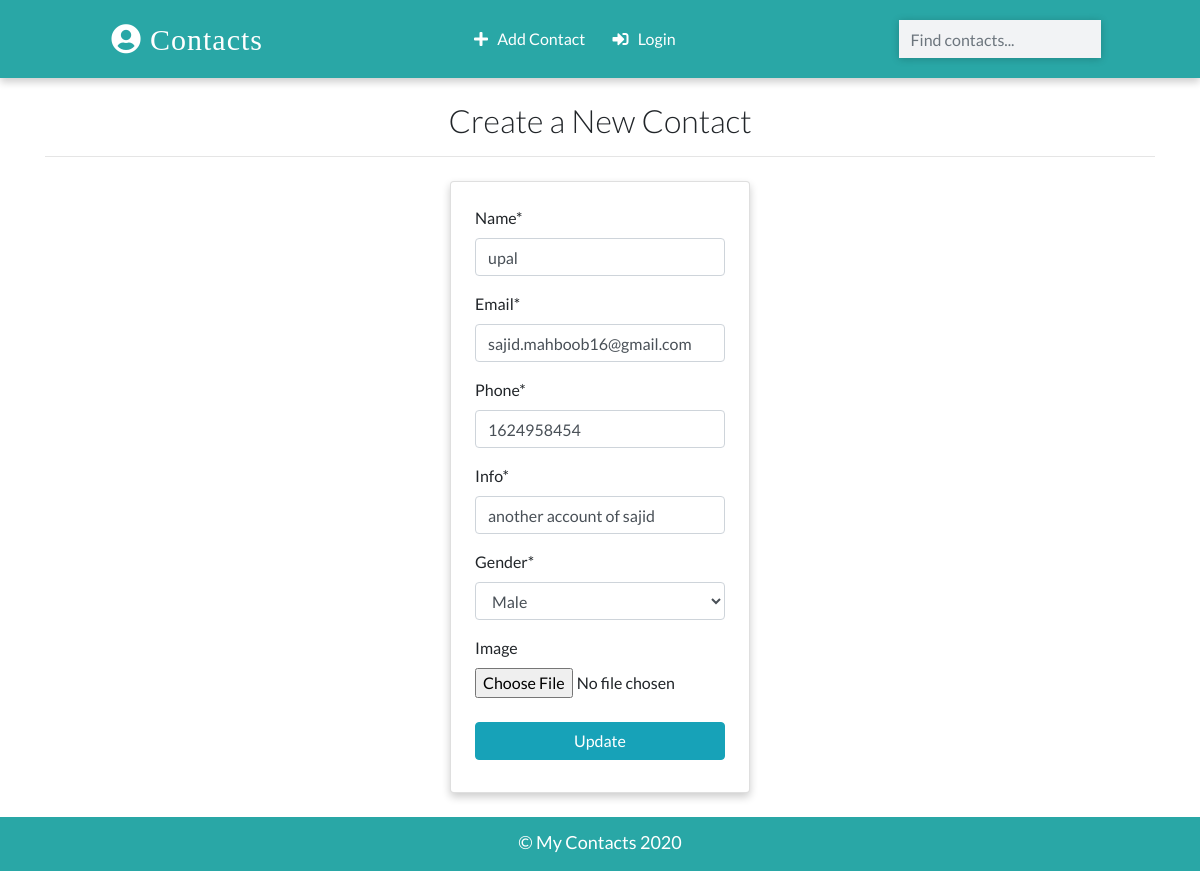
Page /contacts/update/2/ on the earlier database version.
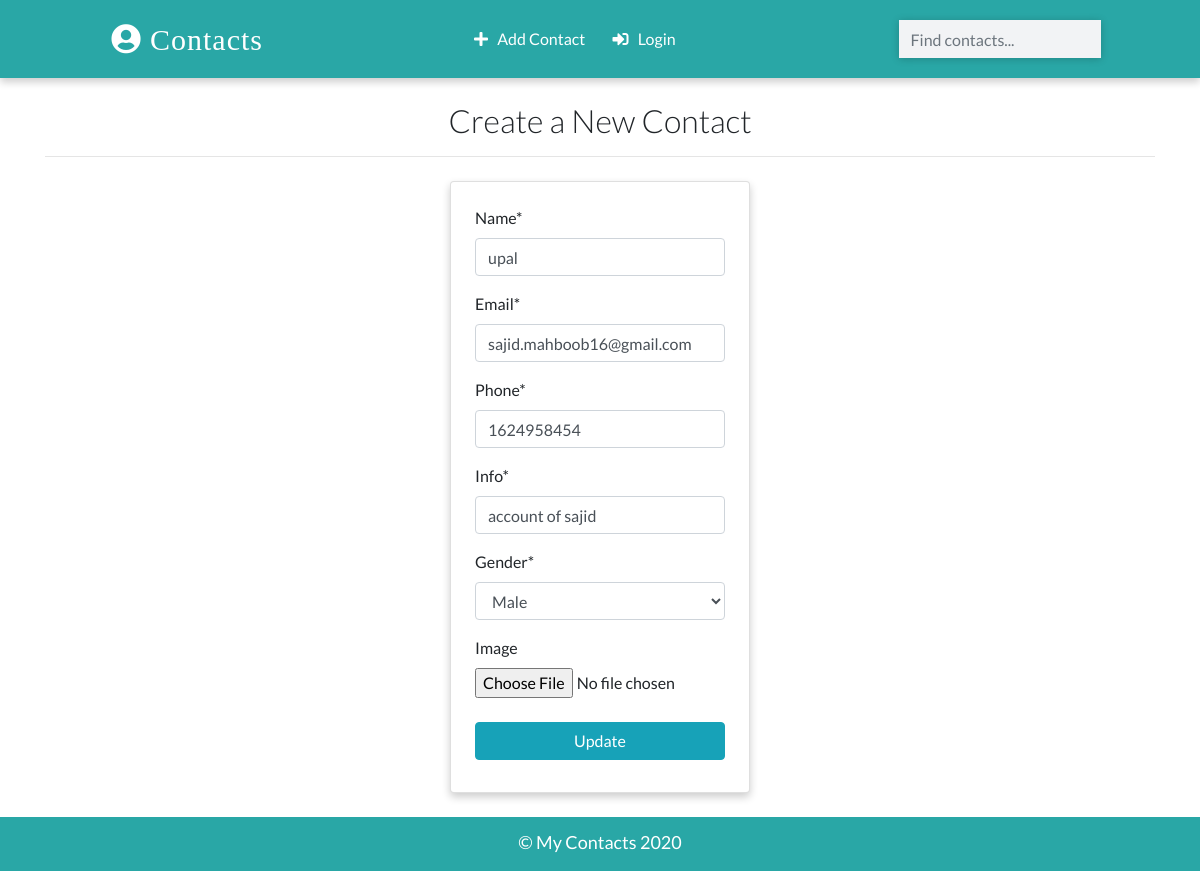
Same page on the later database version.
### cms/models.py (models this page shows, shortened)
class Contact(models.Model):
    name = models.CharField(max_length=20)
    email = models.EmailField(max_length=100)
    phone = models.IntegerField()
    info = models.CharField(max_length=30)
    gender = models.CharField(max_length=50, choices=(
        ('male', 'Male'),
        ('female', 'Female'),
    ))
    image = models.ImageField(upload_to='images/', blank=True)
    date_added = models.DateTimeField(default = datetime.now)
    class Meta:
        ordering = ['-id']

### cms/views.py (the view, shortened to what this page needs)
# urls.py: path('contacts/update/<pk>/', views.ContactUpdateView.as_view(), name='update'),
class ContactUpdateView(UpdateView):
    model = Contact
    template_name = 'update.html'
    fields = ['name','email','phone','info','gender','image']

### templates/update.html (shortened to what this page needs)
{% extends 'base.html' %}
{% load crispy_forms_tags %}
{% block main_content %}
<div class="container">
    <h2 class="heading font-weight-light text-center">Create a New Contact</h2>
    <hr>
</div>
<div class="container w-25 card p-4 mt-4">
    <form action="" method="POST" enctype="multipart/form-data">
    {{form|crispy}}
    <input type="submit" value="Update" class="w-100 text-white text-center my-2 btn btn-info">
    </form>
</div>
{% endblock main_content %}

Differences in the rows shown:
changed Contact "upal": info "another account of sajid" → "account of sajid"
